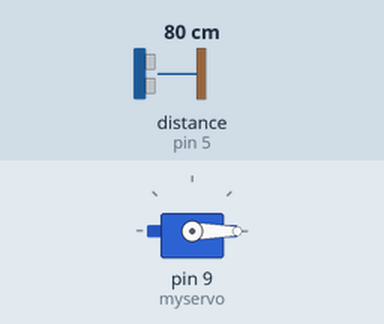
This sketch was run on a simulated Arduino Uno, built with avr-gcc and run on an emulated ATmega328P. Parts: servo. Wiring (inferred from the names in the program): ultrasonic range finder: trigger pin 3; echo pin 5. Inputs (shaded band) come from the test bench; at power-on: distance to the obstacle (sensor on pin 5) 80 cm. The echo pulse lasts 58.3 µs per cm.

Above: at 1.2 s.
1.3 s: distance to the obstacle (sensor on pin 5) set to 13 cm
2.8 s: distance to the obstacle (sensor on pin 5) set to 10 cm
At 3.3 s:
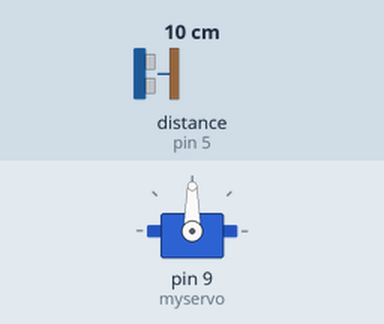
4.3 s: distance to the obstacle (sensor on pin 5) set to 18 cm
At 5.5 s:
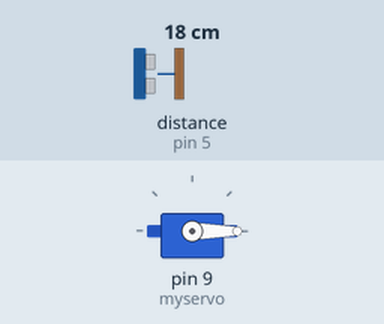
5.8 s: distance to the obstacle (sensor on pin 5) set to 2 cm
At 6.8 s:
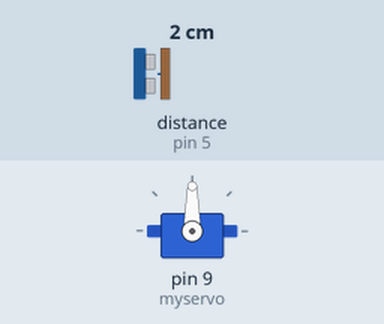
Timing chart, 0 to 8.3 s (numbered marks = the images above; inputs shaded):
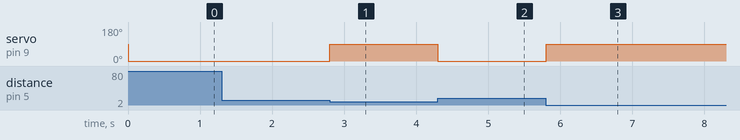

Measured:
- the behaviour switches between 12 and 11 cm on distance to the obstacle (sensor on pin 5) (found by bisection; images 0 and 1)
- after the input at 1.3 s, every drawn part: stays the same
- after the input at 2.8 s, servo on pin 9 (myservo): 0° → 90° at once
- after the input at 4.3 s, servo on pin 9 (myservo): 90° → 0° at once
- after the input at 5.8 s, servo on pin 9 (myservo): 0° → 90° at once

The sketch:

checkpostcar.ino
```cpp
#include<Servo.h>
Servo myservo;
const int trigPin=3;
const int echoPin=5;
long tmeduration;
int distance;


void setup() {

  myservo.attach(9);
  pinMode(trigPin,OUTPUT);
  pinMode(echoPin,INPUT);
  Serial.begin(9600);


}

void loop() {
  digitalWrite(trigPin,LOW);
  delayMicroseconds(2);
  digitalWrite(trigPin,HIGH);
  delayMicroseconds(10);
   digitalWrite(trigPin,LOW);

tmeduration=pulseIn(echoPin,HIGH);
distance=(0.034*tmeduration)/2;

if(distance<=10){

  myservo.write(90);
  }
  else{
    myservo.write(0);}

  delay(1);


}
```
